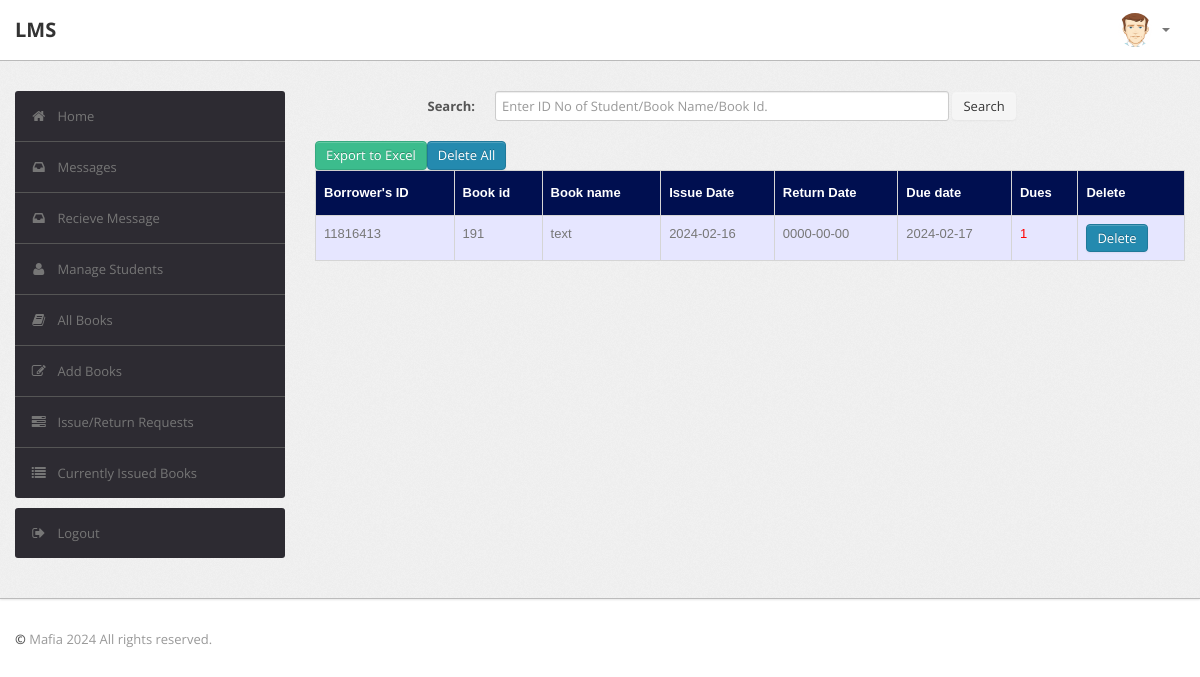
/librarian/current.php (signed in), run on the app's committed database.
### tables this page shows
CREATE TABLE `record` (
  `id` int(11) NOT NULL,
  `RollNo` varchar(255) NOT NULL,
  `BookId` int(255) NOT NULL,
  `Date_of_Issue` date NOT NULL,
  `Due_Date` date NOT NULL,
  `Date_of_Return` date NOT NULL,
  `Dues` int(255) NOT NULL,
  `Renewals_left` int(255) NOT NULL,
  `Time` time NOT NULL
);

CREATE TABLE `book` (
  `BookId` int(10) NOT NULL,
  `Section` varchar(255) NOT NULL,
  `Subject` varchar(50) DEFAULT NULL,
  `Textbook` varchar(255) NOT NULL,
  `Volume` varchar(255) DEFAULT NULL,
  `Year` varchar(50) DEFAULT NULL,
  `Availability` int(10) DEFAULT NULL,
  `Author` varchar(255) NOT NULL,
  `ISBN` varchar(255) NOT NULL,
  `Status` varchar(255) DEFAULT NULL
);

### librarian/current.php (the view, shortened to what this page needs)
<?php
require('dbconn.php');
?>
<?php
$rollno = $_SESSION['RollNo'];
                                $sql="select * from LMS.user where RollNo='$rollno'";
if ($_SESSION['RollNo'] !== 'staff') {
    ?>
<!DOCTYPE html>
<html lang="en">
    <head>
        <link type="text/css" href="bootstrap/css/bootstrap.min.css" rel="stylesheet">
        <link type="text/css" href="bootstrap/css/bootstrap-responsive.min.css" rel="stylesheet">
        <link type="text/css" href="css/theme.css" rel="stylesheet">
        <link type="text/css" href="images/icons/css/font-awesome.css" rel="stylesheet">
    </head>
    <body>
        <div class="navbar navbar-fixed-top">
            <div class="navbar-inner">
                <div class="container">
                        <a class="brand" href="index.php">LMS </a>
                    <div class="nav-collapse collapse navbar-inverse-collapse">
                        <ul class="nav pull-right">
                            <li class="nav-user dropdown"><a href="#" class="dropdown-toggle" data-toggle="dropdown">
                                <img src="images/user.png" class="nav-avatar" />
                                <b class="caret"></b></a>
                            </li>
                        </ul>
                    </div>
                </div>
            </div>
        </div>
        <div class="wrapper">
            <div class="container">
                <div class="row">
                    <div class="span3">
                        <div class="sidebar">
                                <ul class="widget widget-menu unstyled">
                                <li class="active"><a href="index.php"><i class="menu-icon icon-home"></i>Home
                                </a></li>
                                 <li><a href="message.php"><i class="menu-icon icon-inbox"></i>Messages</a>
                                </li>
                                <li><a href="recieve.php"><i class="menu-icon icon-inbox"></i>Recieve Message</a>
                                </li>
                                <li><a href="student.php"><i class="menu-icon icon-user"></i>Manage Students </a>
                                </li>
                                <li><a href="book.php"><i class="menu-icon icon-book"></i>All Books </a></li>
                                <li><a href="addbook.php"><i class="menu-icon icon-edit"></i>Add Books </a></li>
                                <li><a href="requests.php"><i class="menu-icon icon-tasks"></i>Issue/Return Requests </a></li>
                                <li><a href="current.php"><i class="menu-icon icon-list"></i>Currently Issued Books </a></li>
                            </ul>
                            <ul class="widget widget-menu unstyled">
                                <li><a href="logout.php"><i class="menu-icon icon-signout"></i>Logout </a></li>
                            </ul>
                        </div>
                    </div>
                    <div class="span9">
                        <form class="form-horizontal row-fluid" action="current.php" method="post">
                                        <div class="control-group">
                                            <label class="control-label" for="Search"><b>Search:</b></label>
                                            <div class="controls">
                                                <input type="text" id="title" name="title" placeholder="Enter ID No of Student/Book Name/Book Id." class="span8" required>
                                                <button type="submit" name="submit"class="btn">Search</button>
                                            </div>
                                        </div>
                                    </form>
                                    <br>
                                    <?php
                                    if(isset($_POST['submit']))
                                        {$s=$_POST['title'];
                                            $sql="select record.BookId,id,RollNo,Textbook,Due_Date,Date_of_Issue,Date_of_Return,datediff(curdate(),Due_Date) as x from LMS.record,LMS.book where (Date_of_Issue and Date_of_Return is NULL and book.Bookid = record.BookId) and (RollNo='$s' or record.BookId='$s' or Textbook like '%$s%')";
                                        }
                                    else
                                        $sql="select record.BookId,id,RollNo,Textbook,Due_Date,Date_of_Issue,Date_of_Return,datediff(curdate(),Due_Date) as x from LMS.record,LMS.book where Date_of_Issue and Date_of_Return is NULL and book.Bookid = record.BookId";
                                    $result=$conn->query($sql);
                                    $rowcount=mysqli_num_rows($result);
                                    if(!($rowcount))
                                        echo "<br><center><h2><b><i>No Results</i></b></h2></center>";
                                    else
                                    {
                                    ?>
                                      <form action="excel1.php" method="post" style="float:left;">
                                    <input type="submit" name="export_excel" class="btn btn-success" value="Export to Excel">
                                </form>
                                <form action="dellall.php" method="post">
                                   <button onclick="return myFunction2()" name="delete" type="submit" class="btn btn-primary">Delete All</button>
                                           </form>
                        <table class="table" id = "tables">
                                  <thead>
                                    <tr>
                                      <th>Borrower's ID</th>
                                      <th>Book id</th>
                                      <th>Book name</th>
                                      <th>Issue Date</th>
                                       <th>Return Date</th>
                                      <th>Due date</th>
                                      <th>Dues</th>
                                      <th>Delete</th>
                                    </tr>
                                  </thead>
                                  <tbody>
                                <?php
                            while($row=$result->fetch_assoc())
                            {
                                $rollno=$row['RollNo'];
                                $bookid=$row['BookId'];
                                $name=$row['Textbook'];
                                $issuedate=$row['Date_of_Issue'];
                                $duedate=$row['Due_Date'];
                                $return = $row['Date_of_Return'];
                                $dues=$row['x'];
                            ?>
                                    <tr>
                                      <td><?php echo strtoupper($rollno) ?></td>
                                      <td><?php echo $bookid ?></td>
                                      <td><?php echo $name ?></td>
                                      <td><?php echo $issuedate ?></td>
                                       <td><?php echo $return ?></td>
                                      <td><?php echo $duedate ?></td>
                                      <td><?php if($dues > 0)
                                                  echo "<font color='red'>".$dues."</font>";
                                                else
                                                  echo "<font color='green'>0</font>";
                                              ?>
                                        <td><form action="delcu.php" method="post" >
                                        <button onclick="return myFunction2()" name="delete" type="submit" class="btn btn-primary">Delete</button>
                                            </form>
                                     </td>
                                    </tr>
                            <?php }} ?>
                                    </tbody>
                                </table>
                    </div>
                </div>
            </div>
        </div>
<div class="footer">
            <div class="container">
                <b class="copyright">&copy; </b> Mafia 2024 All rights reserved.
            </div>
        </div>
    </body>
</html>
<?php }
else {
    echo "<script type='text/javascript'>alert('Access Denied!!!')</script>";
} ?>

### librarian/css/theme.css (style rules this page uses)
#tables { font-family: "Trebuchet MS", Arial, Helvetica, sans-serif; border-collapse: collapse; width: 100%; }
#tables td, #tables th { border: 1px solid #ddd; padding: 8px; }
#tables tr:nth-child(odd) { background-color: #e6e6ff; }
#tables th { padding-top: 12px; padding-bottom: 12px; text-align: left; background-color: #000F50; color: white; }
body { font-size: 13px; font-family: 'Open Sans', Arial, sans-serif; background: #fff; color: #777 }
strong, b { color: #555 }
.wrapper { background: url(../images/bg.png) #eee; border-bottom: 1px solid #bbb; -webkit-box-shadow: 0 1px 2px rgba(0,0,0,0.1); -moz-box-shadow: 0 1px 2px rgba(0,0,0,0.1); box-shadow: 0 1px 2px rgba(0,0,0,0.1); padding: 30px 0 }
.footer { color: #999; padding: 30px 0 60px }
form { margin: 0 }
select, textarea, input[type="text"], input[type="password"], input[type="datetime"], input[type="datetime-local"], input[type="date"], input[type="month"], input[type="time"], input[type="week"], input[type="number"], input[type="email"], input[type="url"], input[type="search"], input[type="tel"], input[type="color"], .uneditable-input, label, input, button, select, textarea { -webkit-border-radius: 3px; -moz-border-radius: 3px; border-radius: 3px; font-size: 13px; font-family: 'Open Sans', Tahoma, Arial, sans-serif }
body [class^="icon-"], body [class*=" icon-"] { font-size: 14px; line-height: 20px; height: 20px }
.form-horizontal .control-group, .form-vertical .control-group { margin-bottom: 0 }
.navbar { position: static!important; margin: 0!important }
.navbar .navbar-inner { background: #fff; border-bottom: 1px solid #bbb; -webkit-box-shadow: 0 1px 2px rgba(0,0,0,0.15); -moz-box-shadow: 0 1px 2px rgba(0,0,0,0.15); box-shadow: 0 1px 2px rgba(0,0,0,0.15) }
.navbar .brand { color: #333; font-weight: bold; font-size: 20px; margin-right: 20px; padding: 20px }
.navbar .nav>li>a { padding: 20px 15px; font-weight: bold; color: #777 }
.nav-user>a { height: 20px }
.nav-avatar { width: 34px; height: 34px; margin: -7px 5px 0 0; -webkit-border-radius: 50%; -moz-border-radius: 50%; border-radius: 50% }
.btn, .btn-box { -webkit-border-radius: 3px; -moz-border-radius: 3px; border-radius: 3px }
.btn { font-size: 13px; font-weight: 600 }
.btn { display: inline-block; margin-bottom: 0; font-weight: 400; text-align: center; vertical-align: middle; cursor: pointer; background-image: none; border: 1px solid transparent; white-space: nowrap; padding: 4px 10px; font-size: 13px; line-height: 1.42857; border-radius: 4px; -webkit-user-select: none; -moz-user-select: none; -ms-user-select: none; user-select: none }
.btn-primary { color: #fff; background-color: #248aaf; border-color: #20799a }
.btn-success { color: #fff; background-color: #3cbc8d; border-color: #36a97f }
.table { margin-bottom: 0 }
.table th, .table td { border-color: #d5d5d5!important }
.widget-menu { background: #fff; -webkit-border-radius: 3px; -moz-border-radius: 3px; border-radius: 3px; overflow: hidden }
.widget-menu a { color: #555; display: block; line-height: 20px; padding: 15px; text-decoration: none!important }
.widget-menu .menu-icon { margin-right: 10px; color: #767676; -webkit-transition: all .2s ease-in-out; -moz-transition: all .2s ease-in-out; transition: all .2s ease-in-out; }
.widget-menu>li+li { border-top: 1px solid #555 }
.widget-menu>li>a { background-color: #2d2b32; color: #767676; -webkit-transition: all .2s ease-in-out; -moz-transition: all .2s ease-in-out; transition: all .2s ease-in-out; }

### data on the page
record: RollNo "11816413", BookId "191", BookId.Textbook "text", Date_of_Issue "2024-02-16", Date_of_Return "0000-00-00", Due_Date "2024-02-17", dues "1"
